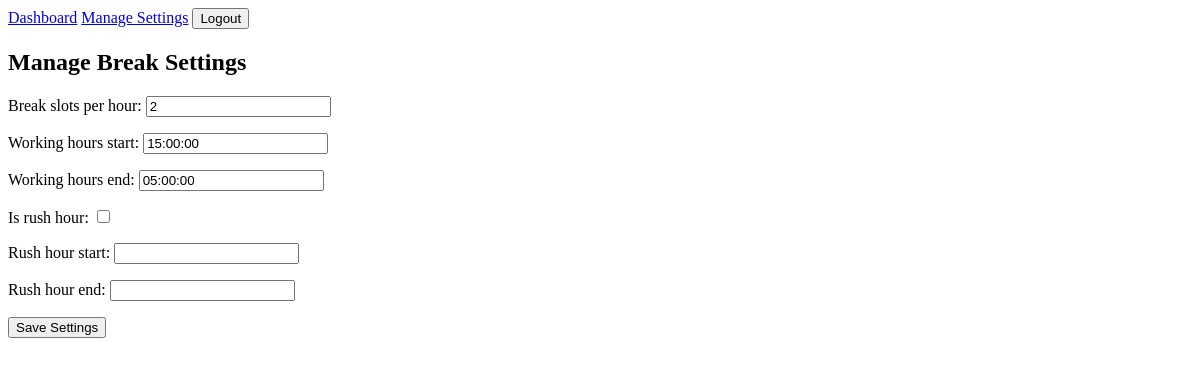
/manage-settings/ (signed in), run on an earlier commit of the app's database.
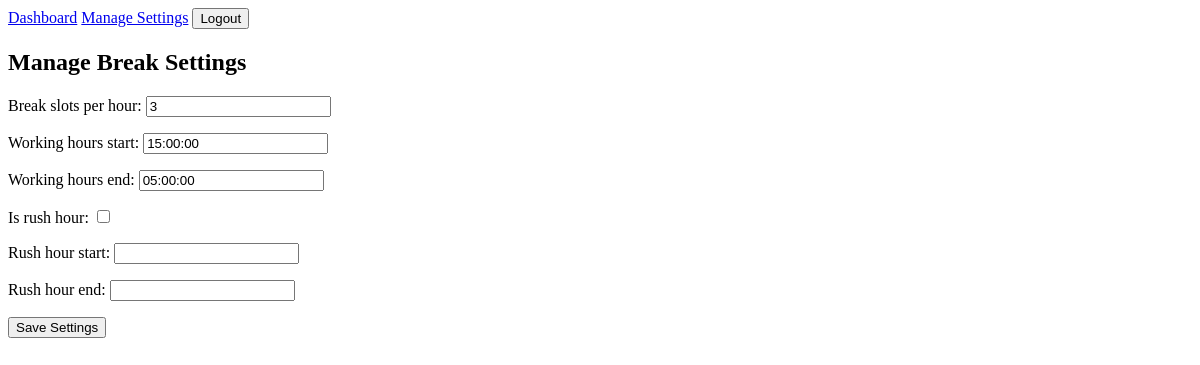
And on a later commit of the database.
### break_management/models.py (models this page shows, shortened)
class BreakSettings(models.Model):
    manager = models.OneToOneField(CustomUser, on_delete=models.CASCADE)
    break_slots_per_hour = models.IntegerField(default=5)  # 5 slots of 15 minutes each
    working_hours_start = models.TimeField()
    working_hours_end = models.TimeField()
    is_rush_hour = models.BooleanField(default=False)
    rush_hour_start = models.TimeField(null=True, blank=True)
    rush_hour_end = models.TimeField(null=True, blank=True)

### break_management/views.py (the view)
# urls.py: path('manage-settings/', views.manage_settings, name='manage_settings'),
@login_required
def manage_settings(request):
    settings, created = BreakSettings.objects.get_or_create(manager=request.user)
    if request.method == 'POST':
        form = BreakSettingsForm(request.POST, instance=settings)
        if form.is_valid():
            form.save()
            today = timezone.now().date()
            tomorrow = today + timedelta(days=1)
            BreakSlot.objects.filter(
                start_time__date__in=[today, tomorrow]
            ).delete()
            create_break_slots(request.user)
            messages.success(request, "Break settings updated, and new slots have been created.")
            return redirect('dashboard')
    else:
        form = BreakSettingsForm(instance=settings)
    return render(request, 'break_management/manage_settings.html', {'form': form})

### break_management/forms.py
class BreakSettingsForm(forms.ModelForm):
    class Meta:
        model = BreakSettings
        fields = ['break_slots_per_hour', 'working_hours_start', 'working_hours_end', 'is_rush_hour', 'rush_hour_start', 'rush_hour_end']

### break_management/templates/break_management/manage_settings.html (shortened to what this page needs)
{% extends "base.html" %}
{% block content %}
<h2>Manage Break Settings</h2>
<form method="post">
    {{ form.as_p }}
    <button type="submit">Save Settings</button>
</form>
{% endblock %}

### break_management/templates/base.html (shortened to what this page needs)
<!DOCTYPE html>
<html>
<head>
</head>
<body>
    <header>
        <nav>
            {% if user.is_manager %}
                <a href="{% url 'dashboard' %}">Dashboard</a>
                <a href="{% url 'manage_settings' %}">Manage Settings</a>
                <form action="{% url 'logout' %}" method="post" style="display:inline;">
                    <button type="submit">Logout</button>
                </form>
            {% elif user.is_authenticated %}
                <a href="{% url 'dashboard' %}">Dashboard</a>
                <form action="{% url 'logout' %}" method="post" style="display:inline;">
                    {% csrf_token %}
                    <button type="submit">Logout</button>
                </form>
            {% else %}
                <a href="{% url 'login' %}">Login</a>
                <a href="{% url 'register' %}">Register</a>
            {% endif %}
        </nav>
    </header>
    <div>
        {% block content %}{% endblock %}
    </div>
</body>
</html>

What changed in the data, as far as the page shows it:
removed BreakSettings: break_slots_per_hour "2", working_hours_start "15:00:00", working_hours_end "05:00:00"
added BreakSettings: break_slots_per_hour "3", working_hours_start "15:00:00", working_hours_end "05:00:00"
